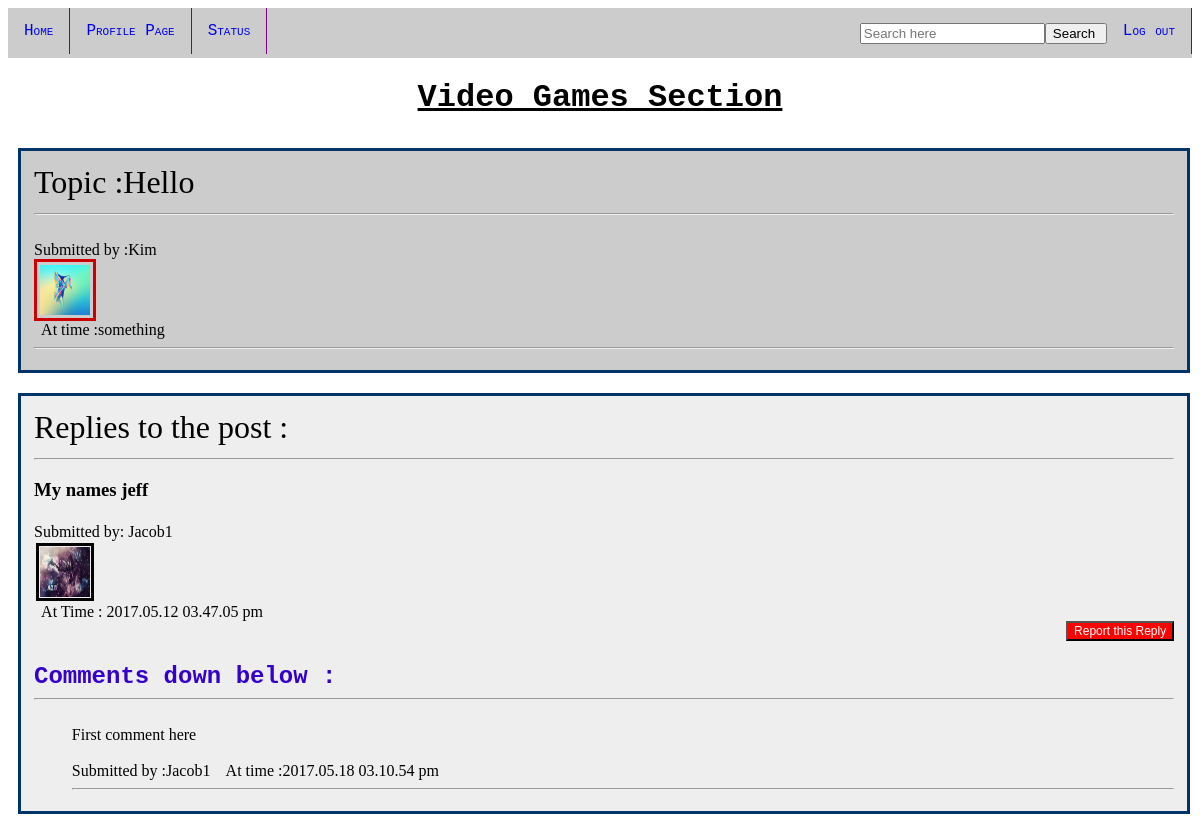
The app's page /vgames1.php?id1=Hello&title=Video Games with its own data.
### tables this page shows
CREATE TABLE `question` (
  `Id` int(2) DEFAULT NULL,
  `Submitter` varchar(100) NOT NULL,
  `Topic` varchar(100) NOT NULL,
  `Section` varchar(100) NOT NULL,
  `Approved` int(2) NOT NULL DEFAULT '0',
  `Closed` int(2) NOT NULL DEFAULT '0',
  `Time` varchar(100) NOT NULL,
  `Reason` varchar(100) DEFAULT NULL
);

CREATE TABLE `demo` (
  `id` int(3) NOT NULL,
  `Name` varchar(100) NOT NULL,
  `Pass` varchar(100) NOT NULL,
  `Email` varchar(100) NOT NULL,
  `Age` int(2) NOT NULL,
  `Adress` varchar(100) NOT NULL,
  `Role` int(1) NOT NULL,
  `ImgLoc` varchar(1000) NOT NULL
);

CREATE TABLE `reply` (
  `Topic` varchar(100) DEFAULT NULL,
  `Section` varchar(100) DEFAULT NULL,
  `Reply` varchar(100) DEFAULT NULL,
  `Submitter` varchar(100) DEFAULT NULL,
  `Time` varchar(100) NOT NULL,
  `Approved` int(2) NOT NULL DEFAULT '0',
  `Reason` varchar(100) DEFAULT NULL,
  `Rexists` int(2) NOT NULL DEFAULT '0'
);

CREATE TABLE `replyreply` (
  `Replyto` varchar(100) NOT NULL,
  `Submitter` varchar(100) DEFAULT NULL,
  `Time` varchar(100) NOT NULL,
  `Content` varchar(100) DEFAULT NULL,
  `Approved` int(2) DEFAULT '0'
);

### vgames1.php (the view, shortened to what this page needs)
<!DOCTYPE html PUBLIC "-//W3C//DTD XHTML 1.0 Transitional//EN" "http://www.w3.org/TR/xhtml1/DTD/xhtml1-transitional.dtd">
<html xmlns="http://www.w3.org/1999/xhtml">
<head>
<?php
$title=$_GET['title'];
?>
</head>
<body>
<?php
require_once("config.php");
require_once("navbar.php");
echo "<div align='center'>";
echo "<h1 class='hmm'> $title Section </h1>";
	if(isset($_GET['id1']))
	{$temp = $_GET['id1'];
	}
	else if(isset($_GET['id2']))
	$temp = $_GET['id2'];
	$sql="SELECT Submitter,Time,Topic,Closed FROM question WHERE Topic='$temp' AND Section='$title'";
	$result=mysqli_query($conn,$sql);
	$hey=mysqli_fetch_assoc($result);
	$global1=$hey['Closed'];
	?>
<table align="left" bordercolor="#003366"; bgcolor="#CCCCCC" width=99% class="what">
	<tr><td style="font-size:200%">
	<?php
	echo "Topic :";
	echo  $hey['Topic']; ?>
	</td></tr>
	<tr><td class="hehe">
	<?php
	echo "<hr><br>";
	echo "Submitted by :";
	echo $hey["Submitter"];
	$tempo=$hey['Submitter'];
	$sql1="SELECT ImgLoc FROM demo WHERE Name='$tempo'";
	$result1=mysqli_query($conn,$sql1);
	$hey1=mysqli_fetch_assoc($result1);
	$tempo1=$hey1['ImgLoc'];
	echo "<table style='border:3px solid #CC0000'><tr><td><img src='$tempo1' alt='DP N.A' height=50px width=50px></td></tr></table>";
	echo "&nbsp At time :";
	echo $hey["Time"];
	echo "<hr>";
	?>
	</td></tr>
</table>
<?php
echo "</div>";
?>
<table align="left" bordercolor="#003366"; bgcolor="#CCCCCC" width=99% class="what" id="blah">
	<?php
	echo "<tr ><td style='font-size:200%'>";
	echo "Replies to the post :";
	echo "</td></tr>";
	$sql="SELECT Reply,Submitter,Time,Approved,Rexists,Topic FROM reply WHERE Topic='$temp' AND Section='$title'";
	$result=mysqli_query($conn,$sql);
	while($hey=mysqli_fetch_assoc($result))
	{if($hey['Approved']==1)
	{
	echo "<tr ><td><hr>";
	echo "<h3>".$hey['Reply']."</h3>";
	$use=$hey['Reply'];
	echo "</tr></td>";
	echo "<tr ><td>";
	echo "Submitted by:&nbsp",$hey['Submitter'];
	$tempo=$hey['Submitter'];
	$tempo2=$hey['Reply'];
	$sql1="SELECT ImgLoc FROM demo WHERE Name='$tempo'";
	$result1=mysqli_query($conn,$sql1);
	$hey1=mysqli_fetch_assoc($result1);
	$tempo1=$hey1['ImgLoc'];
	echo "<table ><tr><td style='border:3px solid black'><img src='$tempo1' alt='DP N.A' height=50px width=50px></td></tr></table>";
	echo "&nbsp At Time :&nbsp",$hey['Time'];
	echo "<form method='POST' action='report.php?id=2&name=$tempo2'><input type='submit' name='report' value='Report this Reply' style='float:right;Font-size:75%;color:white;background-color:red;'>";
	echo "</form>";
	echo "</tr></td>";?>
	<tr><td>
	<br >
	<span id="useme">Comments down below :</span> <br ><hr>
	<?php
	echo "<div style='padding-left:1cm'>";
	if($hey['Rexists']==0 && $global1==0)
    {
	echo "<form method='POST' action='replyreply.php?id=1&replyto=$use&section=$title&title=$temp'>";
	 ?>
	 <br >
	<input type="submit" value="Comment" style="font-size:large;">
	</form><br >
	<?php }
	else
	{$sql2="SELECT * FROM replyreply WHERE Replyto='$use'";
	$result2=mysqli_query($conn,$sql2);
	while($hey2=mysqli_fetch_assoc($result2))
	{echo "<br>",$hey2['Content'],"<br>";
	echo "<br> Submitted by :",$hey2['Submitter'],"&nbsp &nbsp At time :",$hey2['Time'],"<hr>";
	}
	}
	}
	}
	?>
</table>
</body>
</html>

### vgames1.php (style rules this page uses)
h1.hmm { color:black;text-decoration:underline; font-family:"Courier New", Courier, monospace; }
table.what { margin:10px; padding:10px; }
#blah { background-color: #eee; }
#useme { color:#3300CC; font-family:"Courier New", Courier, monospace; font-size:24px; font-weight:bold; }

### records on screen
question: Topic "Hello", Submitter "Kim", Time "something"
demo: ImgLoc (picture)
reply: Reply "My names jeff", Submitter "Jacob1", demo.ImgLoc (placeholder picture), Time "2017.05.12 03.47.05 pm"
replyreply: Content "First comment here", Submitter "Jacob1", Time "2017.05.18 03.10.54 pm"

### other values on screen
$title "Video Games"
